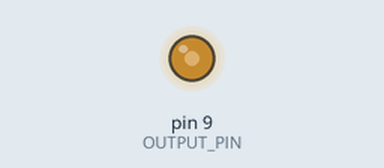
This sketch was run on a simulated Arduino Uno, built with avr-gcc and run on an emulated ATmega328P. On the bench: output pins drawn as LEDs (lit = HIGH). What the sketch prints to the serial monitor is not drawn.

Above: at 0.1 s.
Timing chart, 0 to 1.6 s (numbered marks = the images above):
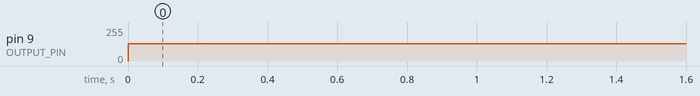

Measured:
- by itself, pin 9 (OUTPUT_PIN): 0/255 → 128/255 at 0.00 s

The sketch:

lfsr_8_bit_sine.ino
```cpp
// Define the LFSR parameters
#define LFSR_SEED 0x01 // Initial state of the LFSR
#define LFSR_MASK 0xB4 // Feedback polynomial for the LFSR
#define LFSR_PERIOD 255 // Period of the LFSR sequence

// Define the output pin for the sine wave
#define OUTPUT_PIN 9 // PWM pin

// Define the sine wave parameters
#define SINE_AMPLITUDE 127 // Amplitude of the sine wave (0-255)
#define SINE_OFFSET 128 // Offset of the sine wave (0-255)
#define SINE_STEPS 32 // Number of steps per cycle of the sine wave

// Define a lookup table for the sine wave values
const uint8_t sine_table[SINE_STEPS] = {
  SINE_OFFSET + SINE_AMPLITUDE * 0 / SINE_STEPS,
  SINE_OFFSET + SINE_AMPLITUDE * 6 / SINE_STEPS,
  SINE_OFFSET + SINE_AMPLITUDE * 12 / SINE_STEPS,
  SINE_OFFSET + SINE_AMPLITUDE * 18 / SINE_STEPS,
  SINE_OFFSET + SINE_AMPLITUDE * 24 / SINE_STEPS,
  SINE_OFFSET + SINE_AMPLITUDE * 30 / SINE_STEPS,
  SINE_OFFSET + SINE_AMPLITUDE * 36 / SINE_STEPS,
  SINE_OFFSET + SINE_AMPLITUDE * 42 / SINE_STEPS,
  SINE_OFFSET + SINE_AMPLITUDE * 48 / SINE_STEPS,
  SINE_OFFSET + SINE_AMPLITUDE * 54 / SINE_STEPS,
  SINE_OFFSET + SINE_AMPLITUDE * 60 / SINE_STEPS,
  SINE_OFFSET + SINE_AMPLITUDE * 66 / SINE_STEPS,
  SINE_OFFSET + SINE_AMPLITUDE * 72 / SINE_STEPS,
  SINE_OFFSET + SINE_AMPLITUDE * 78 / SINE_STEPS,
  SINE_OFFSET + SINE_AMPLITUDE * 84 / SINE_STEPS,
  SINE_OFFSET + SINE_AMPLITUDE * 90 / SINE_STEPS,
  // Mirror the first half of the table
  SINE_OFFSET - (SINE_OFFSET - sine_table[15]),
  SINE_OFFSET - (SINE_OFFSET - sine_table[14]),
  SINE_OFFSET - (SINE_OFFSET - sine_table[13]),
  SINE_OFFSET - (SINE_OFFSET - sine_table[12]),
  SINE_OFFSET - (SINE_OFFSET - sine_table[11]),
  SINE_OFFSET - (SINE_OFFSET - sine_table[10]),
  SINE_OFFSET - (SINE_OFFSET - sine_table[9]),
  SINE_OFFSET - (SINE_OFFSET - sine_table[8]),
  SINE_OFFSET - (SINE_OFFSET - sine_table[7]),
  SINE_OFFSET - (SINE_OFFSET - sine_table[6]),
  SINE_OFFSET - (SINE_OFFSET - sine_table[5]),
  SINE_OFFSET - (SINE_OFFSET - sine_table[4]),
  SINE_OFFSET - (SINE_OFFSET - sine_table[3]),
  SINE_OFFSET - (SINE_OFFSET - sine_table[2]),
  SINE_OFFSET - (SINE_OFFSET - sine_table[1]),
  SINE_OFFSET - (SINE_OFFSET - sine_table[0])
};

// Declare a global variable to store the current state of the LFSR
uint8_t lfsr_state = LFSR_SEED;

// Declare a function to update the LFSR state and return the next output bit
uint8_t lfsr_next_bit() {
  // Compute the feedback bit by XORing the current state with the mask
  uint8_t feedback_bit = lfsr_state & LFSR_MASK;
  feedback_bit ^= feedback_bit >> 4;
  feedback_bit ^= feedback_bit >> 2;
  feedback_bit ^= feedback_bit >> 1;
  feedback_bit &= 0x01;

  // Shift the current state to the right and insert the feedback bit to the left
  lfsr_state = (lfsr_state >> 1) | (feedback_bit << 7);

  // Return the output bit, which is the least significant bit of the state
  return lfsr_state & 0x01;
}

// Declare a function to initialize the output pin and set its frequency
void setup_output() {
  // Set the output pin as an output
  pinMode(OUTPUT_PIN, OUTPUT);

  // Set the PWM frequency to match the LFSR period and the sine steps
  // For Arduino Uno, this can be done by changing the timer1 prescaler
  // For other boards, refer to their documentation or use a library
  TCCR1B = TCCR1B & B11111000 | B00000001; // Set prescaler to 1
}

// Declare a function to output a sine wave value to the output pin
void output_sine() {
  // Declare a static variable to store the current sine table index
  static uint8_t sine_index = 0;

  // Declare a static variable to store the current LFSR counter
  static uint8_t lfsr_counter = LFSR_PERIOD;

  // If the LFSR counter reaches zero, update the sine table index and reset the counter
  if (lfsr_counter == 0) {
    sine_index = (sine_index + lfsr_next_bit()) % SINE_STEPS;
    lfsr_counter = LFSR_PERIOD;

    // Output the corresponding sine wave value to the output pin using PWM
    analogWrite(OUTPUT_PIN, sine_table[sine_index]);

    // Print some debug information to the serial monitor
    Serial.print("LFSR state: ");
    Serial.print(lfsr_state, BIN);
    Serial.print(", Sine index: ");
    Serial.print(sine_index);
    Serial.print(", Sine value: ");
    Serial.println(sine_table[sine_index]);

    // Delay for a short time to avoid flickering on some LEDs
    delay(10);

    // Otherwise, decrement the LFSR counter
    } else {
      lfsr_counter--;
    }
}

// The setup function runs once when the board is powered on or reset
void setup() {

// Initialize serial communication at a baud rate of 9600 bps
Serial.begin(9600);

// Initialize the output pin and set its frequency
setup_output();

}

// The loop function runs repeatedly after setup until power off or reset
void loop() {

// Output a sine wave value to the output pin
output_sine();

}
```
